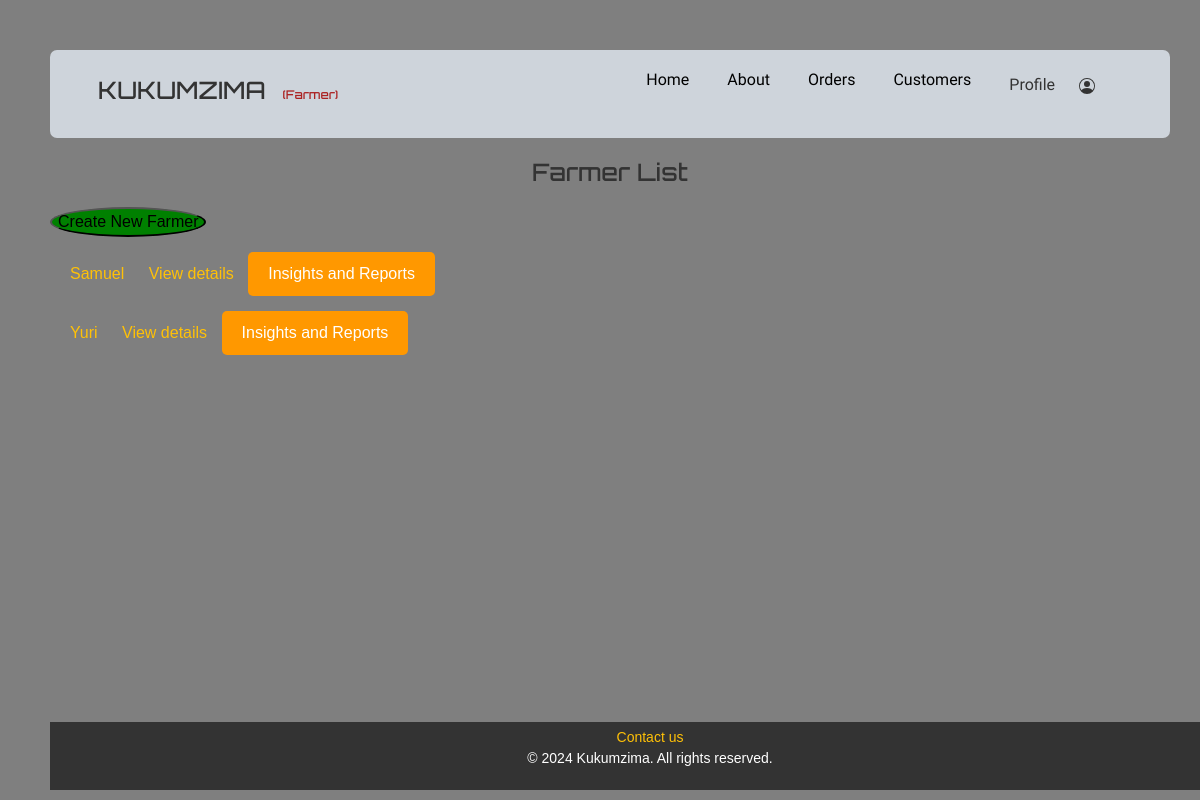
The app's page /farmers/farmerslist/, older data.
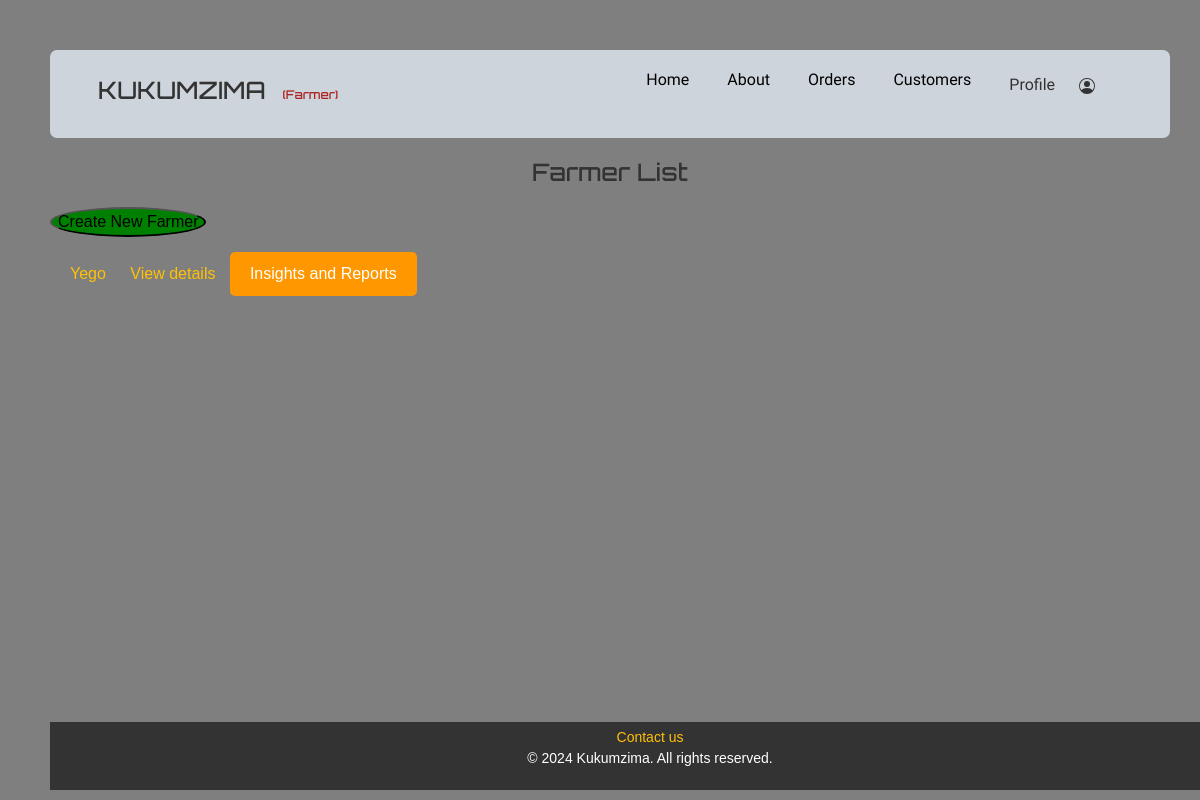
The same page, newer data.
### farmers/models.py (models this page shows)
class FarmerDetail(models.Model):
    user_profile = models.OneToOneField(UserProfile, on_delete=models.CASCADE)
    dbfarmerUsername = models.CharField(max_length=100)
    dbfarmerPhonenum = models.CharField(max_length=15)
    dbfarmerPassword = models.CharField(max_length=255)
    dbfarmerEmail = models.CharField(max_length=100)
    dbfarmerAddress = models.CharField(max_length=100)
    class Meta:
        db_table = "farmer"

### farmers/views.py (the view)
# urls.py: path('farmerslist/', views.farmer_list, name='farmer_list'),
def farmer_list(request):
    farmers = FarmerDetail.objects.all()
    return render(request, 'myapp/farmers_list.html', {'farmers': farmers})

### farmers/templates/myapp/farmers_list.html (shortened to what this page needs)
{% extends "myapp/base.html" %}
{% block content %}
</head>
<body>
    <h1>Farmer List</h1>
        <a href="{% url 'farmer_create' %}" style="margin-bottom: 10px; display: block;">
            <button class="btn-blue">
                Create New Farmer
            </button>
        </a>
    <ul>
        {% for farmer in farmers %}
            <li>
                <a href="{% url 'farmer_detail' farmer.pk %}">{{ farmer.dbfarmerUsername }}</a>
                <a href="{% url 'farmer_detail' farmer.pk %}">View details</a>
                <button class="btn-orange">Insights and Reports</button>
            </li>
        {% endfor %}
    </ul>
</body>
</html>
{% endblock %}

Row changes from the older to the newer data that the page shows:
removed FarmerDetail: dbfarmerUsername "Samuel"
removed FarmerDetail: dbfarmerUsername "Yuri"
added FarmerDetail: dbfarmerUsername "Yego"
